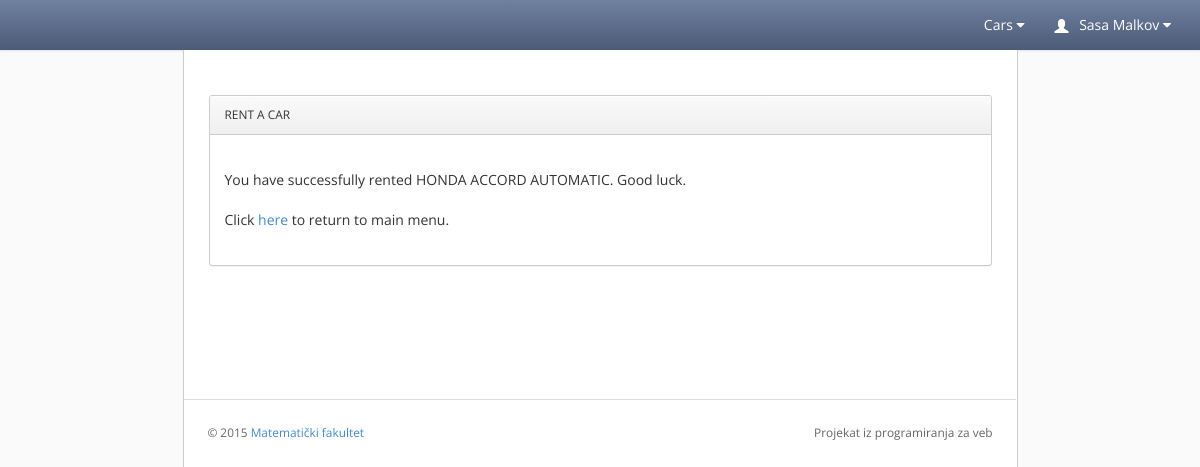
Page /klijent/thanks_for_renting_a_car.php?br_sasije=24Je49P9X5Q937c (signed in) on the committed database.
### tables this page shows
CREATE TABLE IF NOT EXISTS `korisnik` (
  `ID_korisnika` INT(11) NOT NULL AUTO_INCREMENT,
  `identity` VARCHAR(150) NOT NULL COMMENT 'Uloga moze biti: klijent, vlasnik ili mehanicar',
  `Ime` VARCHAR(150) NOT NULL,
  `Prezime` VARCHAR(150) NOT NULL,
  `Adresa` VARCHAR(150) NOT NULL,
  `Telefon` VARCHAR(150) NOT NULL,
  `Mat_broj` INT(13) NOT NULL,
  `BR_licne` VARCHAR(150) NOT NULL,
  `Br_pasosa` VARCHAR(150) NULL DEFAULT NULL,
  `Informacije` VARCHAR(200) NULL DEFAULT NULL,
  `password` VARCHAR(200) NOT NULL,
  `username` VARCHAR(45) NOT NULL,
  `email` VARCHAR(45) NOT NULL,
  `chack` VARCHAR(45) NOT NULL,
  PRIMARY KEY (`ID_korisnika`),
  UNIQUE INDEX `ID_korisnika_UNIQUE` (`ID_korisnika` ASC),
  UNIQUE INDEX `username_UNIQUE` (`username` ASC),
  UNIQUE INDEX `email_UNIQUE` (`email` ASC));

CREATE TABLE IF NOT EXISTS `automobili` (
  `BR_sasije` VARCHAR(150) NOT NULL,
  `Proizvodjac` VARCHAR(150) NOT NULL,
  `Model` VARCHAR(150) NOT NULL,
  `Kategorija` VARCHAR(150) NOT NULL,
  `BR_vrata` INT(10) NOT NULL,
  `Vrsta_goriva` VARCHAR(150) NOT NULL,
  `Menjac` VARCHAR(200) NOT NULL,
  `Godiste` INT(10) NOT NULL,
  `BR_motora` VARCHAR(150) NOT NULL,
  `Boja` VARCHAR(50) NOT NULL,
  `Slika` TEXT NOT NULL COMMENT 'Link ka slici auta ',
  `Cena_kupovine` VARCHAR(150) NOT NULL,
  `Cena_iznajmljivanja` VARCHAR(150) NOT NULL,
  `Kubikaza` VARCHAR(150) NOT NULL,
  `Registraciona_oznaka` VARCHAR(150) NOT NULL,
  `Prva_registracija` VARCHAR(150) NULL DEFAULT NULL,
  `Kilometraza` INT(11) NOT NULL,
  `Dodatna_oprema` VARCHAR(200) NULL DEFAULT NULL,
  `Datum_unosa` DATE NULL DEFAULT NULL,
  `Iznajmljen` TINYINT(4) NOT NULL,
  PRIMARY KEY (`BR_sasije`),
  UNIQUE INDEX `BR_sasije_UNIQUE` (`BR_sasije` ASC),
  UNIQUE INDEX `BR_motora_UNIQUE` (`BR_motora` ASC));

### DBManager/DBManager.php (called while the page is built, shortened)
<?php
class DBManager {
    private $servername = "localhost";
    private $username = "root";
    private $password = "";
    private $database = "rent_a_car_db";
    private $mysqli;
    private function connectToDB()
    {
        if($this->mysqli == null) {
            $this->mysqli = new mysqli($this->servername, $this->username, $this->password, $this->database);
        }
    }
    public static function getInstance()
    {
        static $instance = null;
        if (null === $instance) {
            $instance = new static();
        }
        return $instance;
    }
	public function carDetails($br_sasije)
	{
		$query = 'SELECT br_sasije, proizvodjac, model, kategorija, br_vrata, vrsta_goriva, menjac, slika, godiste, boja, cena_kupovine, cena_iznajmljivanja, kubikaza, registraciona_oznaka, prva_registracija, kilometraza FROM automobili WHERE br_sasije="'.$br_sasije.'"';
		$result = $this->mysqli->query($query);
		return $result;
	}
	public function ImePrezimeByKorisnikId($korisnik_id)
	{
		$query = 'SELECT ime, prezime, Adresa, Telefon,Mat_broj,BR_licne,Br_pasosa,Informacije,password,username,email,chack,identity FROM korisnik WHERE ID_korisnika = '.$korisnik_id;
		$result = $this->mysqli->query($query);
		return $result;
	}
}
?>

### klijent/thanks_for_renting_a_car.php (the view, shortened to what this page needs)
<?php
require_once '../DBManager/DBManager.php';
$db = DBManager::getInstance();
?>
<!doctype html>
<html lang="en"><head>
    <link rel="stylesheet" type="text/css" href="lib/bootstrap/css/bootstrap.css">
    <link rel="stylesheet" href="lib/font-awesome/css/font-awesome.css">
    <link rel="stylesheet" type="text/css" href="stylesheets/theme.css">
    <link rel="stylesheet" type="text/css" href="stylesheets/premium.css">
</head>
<body class=" theme-blue">
    <div class="navbar navbar-default" role="navigation">
        <div class="navbar-collapse collapse" style="height: 1px;">
          <ul id="main-menu" class="nav navbar-nav navbar-right">
			<li class="dropdown hidden-xs">
				<a href="#" class="dropdown-toggle" data-toggle="dropdown">
					Cars
					 <i class="fa fa-caret-down"></i>
				</a>
			</li>
            <li class="dropdown hidden-xs">
                <a href="#" class="dropdown-toggle" data-toggle="dropdown">
                    <span class="glyphicon glyphicon-user padding-right-small" style="position:relative;top: 3px;"></span>
					<?php
						$korisnik_id = $_SESSION['id'];
						$result = $db->ImePrezimeByKorisnikId($korisnik_id);
						$korisnik = $result->fetch_assoc();
						echo $korisnik['ime'] . ' ' . $korisnik['prezime'];
					?>
                    <i class="fa fa-caret-down"></i>
                </a>
            </li>
          </ul>
        </div>
    </div>
    <div class="content">
      <div class="main-content">
	<table border="0">
	<tr>
	<td style="width:40%">
	<div class="row" style="height: 100%; overflow:auto;">
	<div class="col-sm-6 col-md-6">
	<div class="panel panel-default">
			<?php
			$br_sasije = '';
			if(isset($_GET['br_sasije'])) {
				$br_sasije = $_GET['br_sasije'];
			} else {
			}
			$result = $db->carDetails($br_sasije);
			$details = $result->fetch_assoc();
			echo '<a href="#" class="panel-heading no-collapse">RENT A CAR</a>';
			echo '<div id="widget2container" class="panel-body collapse in">';
				echo 'You have successfully rented '.strtoupper($details['proizvodjac']). ' ' .strtoupper($details['model']) . '. Good luck.';
				echo '<br/><br/>';
				echo 'Click <a href="index.php">here</a> to return to main menu.';
			echo '</div>';
			?>
	</div>
	</div>
	</div>
	</td>
	</tr>
	</table>
</div>
            <footer>
                <hr>
                <p class="pull-right">Projekat iz programiranja za veb</p>
                <p>© 2015 <a href="http://www.math.rs" target="_blank">Matematički fakultet</a></p>
            </footer>
        </div>
</body></html>

### klijent/stylesheets/theme.css (style rules this page uses)
body { background: #fafafa; background-position: initial initial; background-repeat: initial initial; margin: 0px; padding: 0px; }
body, h1, h2, h3, h4, h5, h6, p, a, .h1, .h2, .h3, .h4, .h5, .h6 { font-family: 'Open Sans', helvetica, arial, sans-serif; }
hr { border-top: 1px solid #ddd; border-bottom: 1px solid #fff; }
.padding-right-small { padding-right: .5em; }
.navbar-collapse { position: relative; z-index: 9999; }
.navbar { -webkit-box-shadow: 0px 0px 3px #cccccc; -moz-box-shadow: 0px 0px 3px #cccccc; box-shadow: 0px 0px 3px #cccccc; padding: 0em 1em; margin: 0px; -webkit-border-radius: 0px; -moz-border-radius: 0px; border-radius: 0px; -moz-background-clip: padding; -webkit-background-clip: padding-box; background-clip: padding-box; border: 0px; border-bottom: none; }
.navbar .nav > li > a { color: #fff; text-shadow: none; }
.content { position: relative; left: 0; right: 0; margin-left: auto; margin-right: auto; min-height: 800px; background: #fff; width: 835px; border-left: 1px solid #cccccc; border-right: 1px solid #cccccc; padding: 15px; }
footer { padding: 1em; margin-top: 4em; color: #666; font-size: .85em; line-height: 1.3em; margin: 4em -3px 0em -3px; }
footer hr { margin: 2em -2em; }
.panel { border: 1px solid #ccc; background: white; border-radius: 3px; }
.panel .panel-heading { border-bottom: 1px solid #ccc; border-left: none; color: #333; display: block; margin-bottom: 0px; text-shadow: none; text-transform: none; font-size: .85em; line-height: 1.5em; background: #efefef; background: -webkit-gradient(linear, left bottom, left top, color-stop(0, #efefef), color-stop(1, #fafafa)); background: -ms-linear-gradient(bottom, #efefef, #fafafa); background: -moz-linear-gradient(center bottom, #efefef 0%, #fafafa 100%); background: -o-linear-gradient(bottom, #efefef, #fafafa); filter: progid:dximagetransform.microsoft.gradient(startColorStr='#e3e3e3', EndColorStr='#ffffff'); -ms-filter: "progid:DXImageTransform.Microsoft.gradient(startColorStr='#fafafa',EndColorStr='#efefef')"; box-shadow: inset 0px 1px 1px white; }
p.panel-heading, a.panel-heading, .panel-heading a { color: #505050; display: block; outline: none; }
.panel-body { min-height: .25em; }
.panel-body.collapse { margin-top: 0em; margin-bottom: 0em; }
.theme-blue .navbar { background: #4d5b76; background: -webkit-gradient(linear, left bottom, left top, color-stop(0, #4d5b76), color-stop(1, #6f80a1)); background: -ms-linear-gradient(bottom, #4d5b76, #6f80a1); background: -moz-linear-gradient(center bottom, #4d5b76 0%, #6f80a1 100%); background: -o-linear-gradient(bottom, #4d5b76, #6f80a1); filter: progid:dximagetransform.microsoft.gradient(startColorStr='#e3e3e3', EndColorStr='#ffffff'); -ms-filter: "progid:DXImageTransform.Microsoft.gradient(startColorStr='#6f80a1',EndColorStr='#4d5b76')"; }
table { border-spacing: 10px; border-collapse: separate; }

### rows in the picture
korisnik: Ime "Sasa", Prezime "Malkov"
automobili: Proizvodjac "HONDA", Model "ACCORD AUTOMATIC"
